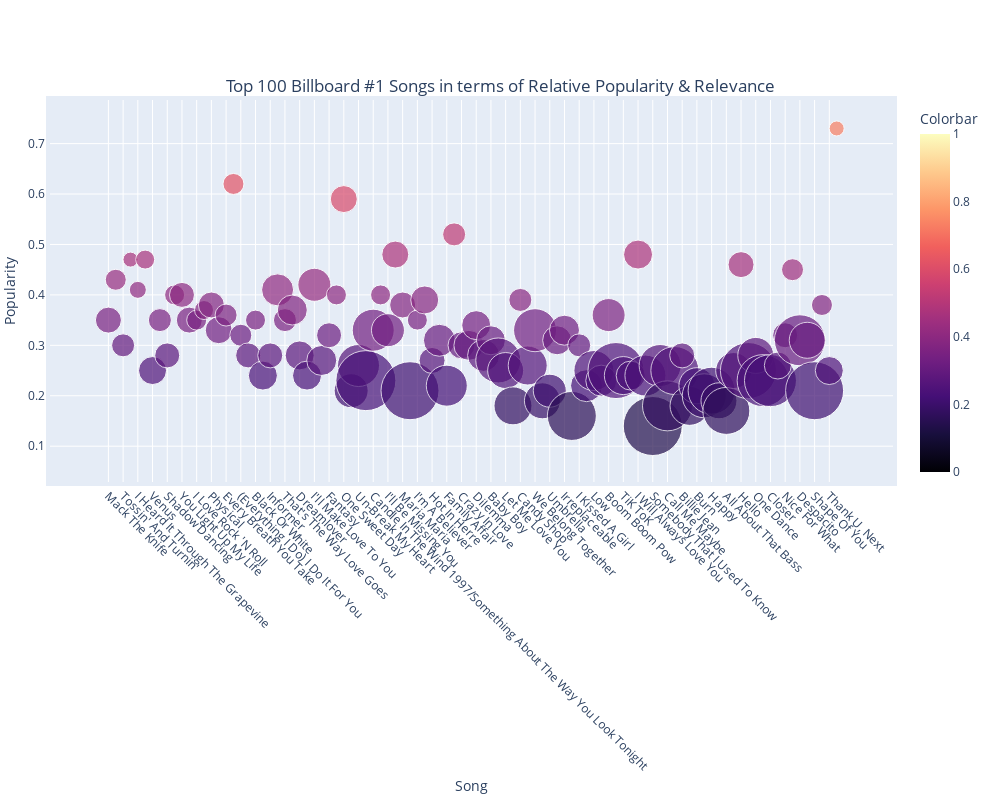

The cell this chart's notebook holds for it:
### Code cell
# create bubble chart
# stackoverflow link: https://plot.ly/python/bubble-charts/
# plotly colorscale: https://plot.ly/python/v3/matplotlib-colorscales/
fig = go.Figure()

fig.add_trace(go.Scatter(
    x=bboard_song_pop_relevance_top100['Song'],
    y=bboard_song_pop_relevance_top100['Popularity'],
    mode='markers',
    marker=dict(
        size=16,
        cmax=1,
        cmin=0,
        color=bboard_song_pop_relevance_top100['Popularity'],
        colorbar=dict(
            title="Colorbar"
        ),
        colorscale="magma"
    ),
    marker_size=bboard_song_pop_relevance_top100['Relevance (Total Weeks on Chart)'],
    text=bboard_song_pop_relevance_top100['Performer'],
    hovertemplate = "<b>%{x}</b><br><i>%{text}</i><br><br>Popularity: %{y}<br>Relevance: %{marker.size}",
))

fig.update_layout(
    title={
        'text': "Top 100 Billboard #1 Songs in terms of Relative Popularity & Relevance",
        'y':0.9,
        'x':0.5,
        'xanchor': 'center',
        'yanchor': 'top'},
    autosize=False,
        width=1000,
        height=800,
        margin=go.layout.Margin(
            l=50,
            r=50,
            b=300,
            t=100,
            pad=4
        ))
fig.update_xaxes(title_text='Song')
fig.update_xaxes(tickangle=45)
fig.update_yaxes(title_text='Popularity')

fig.show()

### Figure 1 — Plotly figure (JSON) as saved in the notebook; plotly's stock layout.template omitted (floating-point values rounded to 4 significant figures)
{"data": [{"hovertemplate": "<b>%{x}</b><br><i>%{text}</i><br><br>Popularity: %{y}<br>Relevance: %{marker.size}", "marker": {"cmax": 1, "cmin": 0, "color": [0.35, 0.43, 0.3, 0.47, 0.41, 0.47, 0.25, 0.35, 0.28, 0.4, 0.4, 0.35, 0.35, 0.37, 0.38, 0.33, 0.36, 0.62, 0.32, 0.28, 0.35, 0.24, 0.28, 0.41, 0.35, 0.37, 0.28, 0.24, 0.42, 0.27, 0.32, 0.4, 0.59, 0.21, 0.26, 0.23, 0.33, 0.4, 0.33, 0.48, 0.38, 0.21, 0.35, 0.39, 0.27, 0.31, 0.22, 0.52, 0.3, 0.3, 0.34, 0.28, 0.31, 0.27, 0.25, 0.18, 0.39, 0.26, 0.33, 0.19, 0.21, 0.31, 0.33, 0.16, 0.3, 0.22, 0.25, 0.23, 0.36, 0.25, 0.24, 0.24, 0.48, 0.24, 0.14, 0.26, 0.18, 0.25, 0.28, 0.18, 0.22, 0.2, 0.21, 0.19, 0.17, 0.25, 0.46, 0.25, 0.28, 0.23, 0.23, 0.26, 0.32, 0.45, 0.31, 0.31, 0.21, 0.38, 0.25, 0.73], "colorbar": {"title": {"text": "Colorbar"}}, "colorscale": [[0, "#000004"], [0.1111, "#180f3d"], [0.2222, "#440f76"], [0.3333, "#721f81"], [0.4444, "#9e2f7f"], [0.5556, "#cd4071"], [0.6667, "#f1605d"], [0.7778, "#fd9668"], [0.8889, "#feca8d"], [1, "#fcfdbf"]], "size": [26, 21, 23, 15, 17, 19, 28, 23, 25, 20, 25, 26, 20, 19, 26, 27, 22, 21, 22, 25, 20, 29, 25, 32, 23, 30, 29, 29, 33, 30, 25, 20, 27, 34, 42, 60, 42, 20, 33, 27, 26, 58, 20, 28, 26, 32, 41, 23, 27, 30, 29, 32, 29, 45, 36, 38, 23, 39, 43, 36, 33, 29, 30, 49, 23, 32, 40, 31, 33, 56, 38, 29, 29, 41, 59, 42, 50, 48, 25, 39, 36, 44, 47, 36, 47, 36, 26, 56, 36, 52, 52, 27, 25, 22, 51, 36, 58, 21, 28, 15]}, "mode": "markers", "text": ["Bobby Darin (1960)", "Percy Faith And His Orchestra (1960)", "Bobby Lewis (1961)", "The Beatles (1964)", "Gladys Knight And The Pips (1968)", "The Beatles (1969)", "Frankie Avalon (1976)", "Rod Stewart (1977)", "Andy Gibb (1978)", "Bee Gees (1978)", "Debby Boone (1978)", "Kim Carnes (1981)", "Joan Jett & the Blackhearts (1982)", "Paul McCartney And Stevie Wonder (1982)", "Olivia Newton-John (1982)", "Diana Ross & Lionel Richie (1982)", "The Police (1983)", "Van Halen (1984)", "Bryan Adams (1991)", "The Escape Club (1991)", "Michael Jackson (1992)", "UB40 (1993)", "Snow (1993)", "Boyz II Men (1993)", "Janet Jackson (1993)", "All-4-One (1994)", "Mariah Carey (1994)", "Montell Jordan (1995)", "Boyz II Men (1995)", "Madonna (1995)", "Mariah Carey (1996)", "Bone Thugs-N-Harmony (1996)", "Mariah Carey & Boyz II Men (1996)", "TLC (1996)", "Toni Braxton (1997)", "Los Del Rio (1997)", "Elton John (1998)", "Mariah Carey (1998)", "Puff Daddy & Faith Evans Featuring 112 (1998)", "Brandy & Monica (1998)", "Santana Featuring The Product G&B (2000)", "Santana Featuring Rob Thomas (2000)", "Smash Mouth (2001)", "Destiny's Child (2001)", "Nelly (2002)", "Ashanti (2002)", "Mary J. Blige (2002)", "Eminem (2003)", "Beyonce Featuring Jay Z (2003)", "50 Cent (2003)", "Nelly Featuring Kelly Rowland (2003)", "OutKast (2004)", "Beyonce Featuring Sean Paul (2004)", "Usher Featuring Lil Jon & Ludacris (2004)", "Mario (2005)", "Ciara Featuring Petey Pablo (2005)", "50 Cent Featuring Olivia (2005)", "Kanye West Featuring Jamie Foxx (2006)", "Mariah Carey (2006)", "Justin Timberlake (2007)", "Rihanna Featuring Jay-Z (2007)", "Justin Timberlake Featuring T.I. (2007)", "Beyonce (2007)", "Nickelback (2008)", "Katy Perry (2008)", "Soulja Boy Tell'em (2008)", "Flo Rida Featuring T-Pain (2008)", "T.I. (2009)", "The Black Eyed Peas (2009)", "The Black Eyed Peas (2010)", "Ke$ha (2010)", "Eminem Featuring Rihanna (2011)", "Whitney Houston (2012)", "Rihanna Featuring Calvin Harris (2012)", "Gotye Featuring Kimbra (2013)", "Maroon 5 (2013)", "Carly Rae Jepsen (2013)", "Robin Thicke Featuring T.I. + Pharrell (2014)", "Michael Jackson (2014)", "Iggy Azalea Featuring Charli XCX (2014)", "Ellie Goulding (2014)", "Lorde (2014)", "Pharrell Williams (2014)", "Taylor Swift (2015)", "Meghan Trainor (2015)", "Rihanna Featuring Drake (2016)", "Adele (2016)", "Mark Ronson Featuring Bruno Mars (2016)", "Drake Featuring WizKid & Kyla (2016)", "Wiz Khalifa Featuring Charlie Puth (2016)", "The Chainsmokers Featuring Halsey (2017)", "Rae Sremmurd Featuring Gucci Mane (2017)", "Drake (2018)", "Drake (2018)", "Luis Fonsi & Daddy Yankee Featuring Justin Bieber (2018)", "Drake (2018)", "Ed Sheeran (2018)", "Ariana Grande (2019)", "Ariana Grande (2019)", "Lil Nas X Featuring Billy Ray Cyrus (2019)"], "type": "scatter", "x": ["Mack The Knife", "The Theme From \"A Summer Place\"", "Tossin' And Turnin'", "I Want To Hold Your Hand", "I Heard It Through The Grapevine", "Hey Jude", "Venus", "Tonight's The Night (Gonna Be Alright)", "Shadow Dancing", "Night Fever", "You Light Up My Life", "Bette Davis Eyes", "I Love Rock 'N Roll", "Ebony And Ivory", "Physical", "Endless Love", "Every Breath You Take", "Jump", "(Everything I Do) I Do It For You", "I'll Be There", "Black Or White", "Can't Help Falling In Love (From \"Sliver\")", "Informer", "End Of The Road (From \"Boomerang\")", "That's The Way Love Goes", "I Swear", "Dreamlover", "This Is How We Do It", "I'll Make Love To You", "Take A Bow", "Fantasy", "Tha Crossroads", "One Sweet Day", "Waterfalls", "Un-Break My Heart", "Macarena (Bayside Boys Mix)", "Candle In The Wind 1997/Something About The Way You Look Tonight", "Honey", "I'll Be Missing You", "The Boy Is Mine", "Maria Maria", "Smooth", "I'm A Believer", "Independent Women Part I", "Hot In Herre", "Foolish", "Family Affair", "Lose Yourself", "Crazy In Love", "In Da Club", "Dilemma", "Hey Ya!", "Baby Boy", "Yeah!", "Let Me Love You", "Goodies", "Candy Shop", "Gold Digger", "We Belong Together", "SexyBack", "Umbrella", "My Love", "Irreplaceable", "Rockstar", "I Kissed A Girl", "Crank That (Soulja Boy)", "Low", "Whatever You Like", "Boom Boom Pow", "I Gotta Feeling", "TiK ToK", "Love The Way You Lie", "I Will Always Love You", "We Found Love", "Somebody That I Used To Know", "One More Night", "Call Me Maybe", "Blurred Lines", "Billie Jean", "Fancy", "Burn", "Royals", "Happy", "Blank Space", "All About That Bass", "Work", "Hello", "Uptown Funk!", "One Dance", "See You Again", "Closer", "Black Beatles", "Nice For What", "In My Feelings", "Despacito", "God's Plan", "Shape Of You", "7 Rings", "Thank U, Next", "Old Town Road"], "y": [0.35, 0.43, 0.3, 0.47, 0.41, 0.47, 0.25, 0.35, 0.28, 0.4, 0.4, 0.35, 0.35, 0.37, 0.38, 0.33, 0.36, 0.62, 0.32, 0.28, 0.35, 0.24, 0.28, 0.41, 0.35, 0.37, 0.28, 0.24, 0.42, 0.27, 0.32, 0.4, 0.59, 0.21, 0.26, 0.23, 0.33, 0.4, 0.33, 0.48, 0.38, 0.21, 0.35, 0.39, 0.27, 0.31, 0.22, 0.52, 0.3, 0.3, 0.34, 0.28, 0.31, 0.27, 0.25, 0.18, 0.39, 0.26, 0.33, 0.19, 0.21, 0.31, 0.33, 0.16, 0.3, 0.22, 0.25, 0.23, 0.36, 0.25, 0.24, 0.24, 0.48, 0.24, 0.14, 0.26, 0.18, 0.25, 0.28, 0.18, 0.22, 0.2, 0.21, 0.19, 0.17, 0.25, 0.46, 0.25, 0.28, 0.23, 0.23, 0.26, 0.32, 0.45, 0.31, 0.31, 0.21, 0.38, 0.25, 0.73]}], "layout": {"autosize": false, "height": 800, "margin": {"b": 300, "l": 50, "pad": 4, "r": 50, "t": 100}, "title": {"text": "Top 100 Billboard #1 Songs in terms of Relative Popularity & Relevance", "x": 0.5, "xanchor": "center", "y": 0.9, "yanchor": "top"}, "width": 1000, "xaxis": {"tickangle": 45, "title": {"text": "Song"}}, "yaxis": {"title": {"text": "Popularity"}}}}
